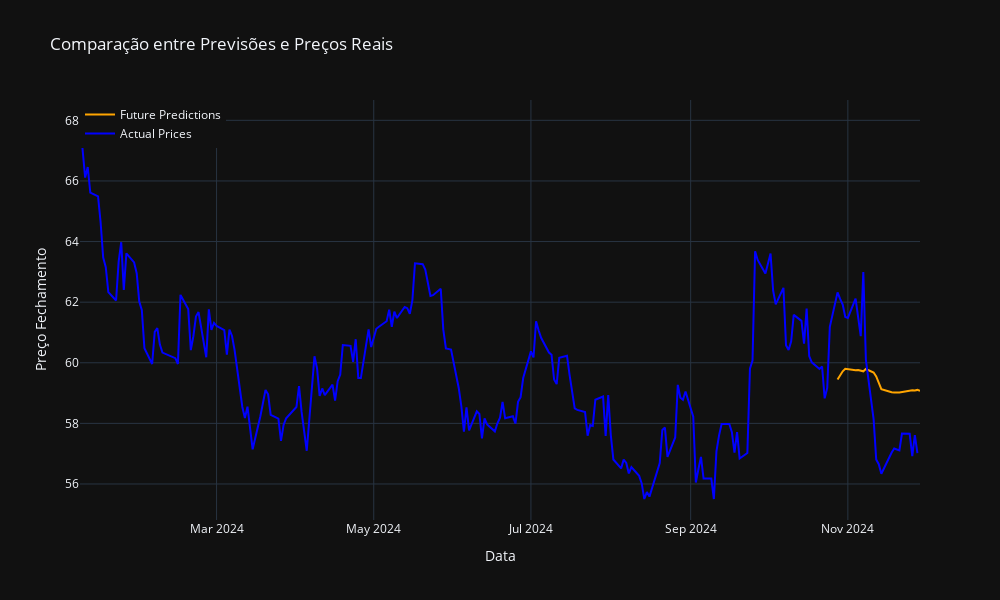

The notebook cell this image was saved under:
### Code cell
import pandas as pd
import numpy as np
import datetime
import yfinance as yf
import matplotlib.pyplot as plt
from tensorflow.keras.models import Sequential
from tensorflow.keras.optimizers import Adam
from tensorflow.keras import layers
# Buscar preços reais
import plotly.graph_objects as go


# Função para converter string em datetime
def str_to_datetime(s):
    split = s.split('-')
    year, month, day = int(split[0]), int(split[1]), int(split[2])
    return datetime.datetime(year=year, month=month, day=day)


# Função para criar janelas de dados
def df_to_windowed_df(dataframe, first_date_str, last_date_str, n):
    first_date = str_to_datetime(first_date_str)
    last_date = str_to_datetime(last_date_str)

    target_date = first_date
    dates = []
    X, Y = [], []

    last_time = False
    while True:
        df_subset = dataframe.loc[:target_date].tail(n + 1)

        if len(df_subset) != n + 1:
            print(f'Erro: Janela de tamanho {n} é muito grande para a data {target_date}')
            return None

        values = df_subset['Close'].to_numpy()
        x, y = values[:-1], values[-1]

        dates.append(target_date)
        X.append(x)
        Y.append(y)

        next_week = dataframe.loc[target_date:target_date + datetime.timedelta(days=7)]
        if len(next_week) < 2:
            break

        next_datetime_str = str(next_week.head(2).tail(1).index.values[0])
        next_date_str = next_datetime_str.split('T')[0]
        year, month, day = map(int, next_date_str.split('-'))
        next_date = datetime.datetime(year=year, month=month, day=day)

        if last_time:
            break

        target_date = next_date
        if target_date == last_date:
            last_time = True

    ret_df = pd.DataFrame({})
    ret_df['Target Date'] = dates

    X = np.array(X)
    for i in range(n):
        ret_df[f'Target-{n-i}'] = X[:, i]

    ret_df['Target'] = Y

    return ret_df

def adjust_dates_to_available(df, start_date, end_date):
    if start_date not in df.index:
        start_date = df.index[df.index.get_indexer([start_date], method='nearest')[0]]
        print(f'Data inicial ajustada para {start_date}')

    if end_date not in df.index:
        end_date = df.index[df.index.get_indexer([end_date], method='nearest')[0]]
        print(f'Data final ajustada para {end_date}')
    
    return start_date, end_date

# Função para converter janela para entrada do modelo
def windowed_df_to_date_X_y(windowed_dataframe):
    if windowed_dataframe is None or windowed_dataframe.empty:
        raise ValueError("O DataFrame de janela está vazio ou é None. Verifique as entradas.")

    df_as_np = windowed_dataframe.to_numpy()
    dates = df_as_np[:, 0]
    middle_matrix = df_as_np[:, 1:-1]
    X = middle_matrix.reshape((len(dates), middle_matrix.shape[1], 1))
    Y = df_as_np[:, -1]

    return dates, X.astype(np.float32), Y.astype(np.float32)


# Treinamento do modelo
def train_model(ticker, start_date, end_date, window_size):
    df = yf.Ticker(ticker).history(period='max')
    df = df[['Close']]
    
    # Garantir que o índice seja datetime sem timezone e sem hora
    df.index = pd.to_datetime(df.index).tz_convert(None).normalize()

    # Garantir que start_date e end_date também estejam normalizadas
    start_date = pd.to_datetime(start_date).normalize()
    end_date = pd.to_datetime(end_date).normalize()

    start_date, end_date = adjust_dates_to_available(df, start_date, end_date)

    windowed_df = df_to_windowed_df(df, start_date.strftime('%Y-%m-%d'), end_date.strftime('%Y-%m-%d'), n=window_size)

    if windowed_df is None or windowed_df.empty:
        raise ValueError("Erro: df_to_windowed_df retornou um DataFrame vazio ou None.")

    dates, X, y = windowed_df_to_date_X_y(windowed_df)

    q_80 = int(len(dates) * .8)
    q_90 = int(len(dates) * .9)

    dates_train, X_train, y_train = dates[:q_80], X[:q_80], y[:q_80]
    dates_val, X_val, y_val = dates[q_80:q_90], X[q_80:q_90], y[q_80:q_90]
    dates_test, X_test, y_test = dates[q_90:], X[q_90:], y[q_90:]

    model = Sequential([
        layers.Input((window_size, 1)),
        layers.LSTM(70),
        layers.Dense(32, activation='relu'),
        layers.Dense(32, activation='relu'),
        layers.Dense(1)
    ])

    model.compile(loss='mse',
                  optimizer=Adam(learning_rate=0.001),
                  metrics=['mean_absolute_error'])

    model.fit(X_train, y_train, validation_data=(X_val, y_val), epochs=65)

    return model, dates_test, X_test


# Parâmetros do modelo
ticker = 'VALE3.SA'
start_date = '2024-01-08'
end_date = '2024-11-29'
window_size = 5

# Treinamento do modelo
model, dates_test, X_test = train_model(ticker, start_date, end_date, window_size)

# Predições para datas futuras
future_predictions = model.predict(X_test).flatten()

# Plot das previsões futuras
plt.figure(figsize=(12, 6))
plt.plot(dates_test, future_predictions, label='Future Predictions', color='orange')
plt.title('Previsões Futuras do Modelo')
plt.xlabel('Data')
plt.ylabel('Preço Fechamento Previsto')
plt.legend()
plt.show()
#=============== in case you have the data
def get_actual_prices(ticker, start_date, end_date):
    df = yf.Ticker(ticker).history(start=start_date, end=end_date)
    df = df[['Close']]
    df.index = pd.to_datetime(df.index).normalize()
    return df


# Buscar preços reais
actual_prices_df = get_actual_prices(ticker, start_date, end_date)
actual_dates = actual_prices_df.index
actual_prices = actual_prices_df['Close'].to_numpy()

# Plot com Plotly
fig = go.Figure()

# Adicionar previsões futuras
fig.add_trace(go.Scatter(
    x=dates_test,
    y=future_predictions,
    mode='lines',
    name='Future Predictions',
    line=dict(color='orange')
))

# Adicionar preços reais
fig.add_trace(go.Scatter(
    x=actual_dates,
    y=actual_prices,
    mode='lines',
    name='Actual Prices',
    line=dict(color='blue')
))

# Layout do gráfico
fig.update_layout(
    title='Comparação entre Previsões e Preços Reais',
    xaxis_title='Data',
    yaxis_title='Preço Fechamento',
    legend=dict(x=0, y=1),
    template='plotly_dark',
    hovermode='x unified',
    width=1000,
    height=600
)

# Mostrar gráfico
fig.show()

### Figure 1 — Plotly figure (JSON) as saved in the notebook; plotly's stock layout.template omitted (floating-point values rounded to 4 significant figures; data arrays with more than 128 entries replaced by an {"elided": "..."} marker saying what was removed)
{"data": [{"line": {"color": "orange"}, "mode": "lines", "name": "Future Predictions", "type": "scatter", "x": ["2024-10-28T00:00:00", "2024-10-29T00:00:00", "2024-10-30T00:00:00", "2024-10-31T00:00:00", "2024-11-01T00:00:00", "2024-11-04T00:00:00", "2024-11-05T00:00:00", "2024-11-06T00:00:00", "2024-11-07T00:00:00", "2024-11-08T00:00:00", "2024-11-11T00:00:00", "2024-11-12T00:00:00", "2024-11-13T00:00:00", "2024-11-14T00:00:00", "2024-11-18T00:00:00", "2024-11-19T00:00:00", "2024-11-21T00:00:00", "2024-11-22T00:00:00", "2024-11-25T00:00:00", "2024-11-26T00:00:00", "2024-11-27T00:00:00", "2024-11-28T00:00:00", "2024-11-29T00:00:00"], "y": [59.45, 59.58, 59.72, 59.8, 59.78, 59.75, 59.76, 59.75, 59.72, 59.79, 59.68, 59.55, 59.31, 59.13, 59.03, 59.02, 59.02, 59.04, 59.08, 59.1, 59.08, 59.1, 59.07]}, {"line": {"color": "blue"}, "mode": "lines", "name": "Actual Prices", "type": "scatter", "x": {"elided": "227 str values"}, "y": {"elided": "227 float values"}}], "layout": {"height": 600, "hovermode": "x unified", "legend": {"x": 0, "y": 1}, "title": {"text": "Comparação entre Previsões e Preços Reais"}, "width": 1000, "xaxis": {"title": {"text": "Data"}}, "yaxis": {"title": {"text": "Preço Fechamento"}}}}
